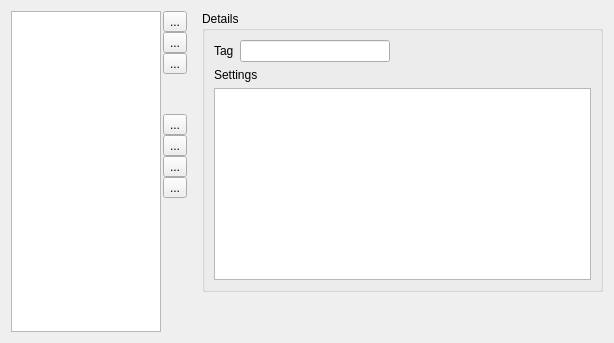
     <widget class="QWidget" name="tab_Presets">
      <attribute name="title">
       <string>Presets</string>
      </attribute>
      <layout class="QGridLayout" name="gridLayout_12">
       <item row="0" column="0">
        <widget class="QFrame" name="frame_2">
         <property name="frameShape">
          <enum>QFrame::NoFrame</enum>
         </property>
         <property name="frameShadow">
          <enum>QFrame::Raised</enum>
         </property>
         <layout class="QHBoxLayout" name="horizontalLayout_6">
          <property name="spacing">
           <number>2</number>
          </property>
          <property name="leftMargin">
           <number>0</number>
          </property>
          <property name="topMargin">
           <number>0</number>
          </property>
          <property name="bottomMargin">
           <number>0</number>
          </property>
          <item>
           <widget class="QListWidget" name="listWidget_Presets">
            <property name="sizePolicy">
             <sizepolicy hsizetype="Fixed" vsizetype="Expanding">
              <horstretch>0</horstretch>
              <verstretch>0</verstretch>
             </sizepolicy>
            </property>
            <property name="minimumSize">
             <size>
              <width>150</width>
              <height>0</height>
             </size>
            </property>
            <property name="maximumSize">
             <size>
              <width>150</width>
              <height>16777215</height>
             </size>
            </property>
           </widget>
          </item>
          <item>
           <layout class="QVBoxLayout" name="verticalLayout_8">
            <property name="spacing">
             <number>0</number>
            </property>
            <item>
             <widget class="QToolButton" name="toolButton_PresetAdd">
              <property name="toolTip">
               <string>Add a file name template.</string>
              </property>
              <property name="text">
               <string>...</string>
              </property>
              <property name="icon">
               <iconset>
                <normalon>images/add_16.png</normalon>
               </iconset>
              </property>
             </widget>
            </item>
            <item>
             <widget class="QToolButton" name="toolButton_PresetCopy">
              <property name="toolTip">
               <string>Copy the selected file name template.</string>
              </property>
              <property name="text">
               <string>...</string>
              </property>
              <property name="icon">
               <iconset>
                <normalon>images/copying_and_distribution_16.png</normalon>
               </iconset>
              </property>
             </widget>
            </item>
            <item>
             <widget class="QToolButton" name="toolButton_PresetDelete">
              <property name="toolTip">
               <string>Delete the selected file name template.</string>
              </property>
              <property name="text">
               <string>...</string>
              </property>
              <property name="icon">
               <iconset>
                <normalon>images/delete_16.png</normalon>
               </iconset>
              </property>
             </widget>
            </item>
            <item>
             <spacer name="verticalSpacer_9">
              <property name="orientation">
               <enum>Qt::Vertical</enum>
              </property>
              <property name="sizeType">
               <enum>QSizePolicy::Fixed</enum>
              </property>
              <property name="sizeHint" stdset="0">
               <size>
                <width>20</width>
                <height>40</height>
               </size>
              </property>
             </spacer>
            </item>
            <item>
             <widget class="QToolButton" name="toolButton_PresetMoveTop">
              <property name="toolTip">
               <string>Move the selected file name template to the top of the list.</string>
              </property>
              <property name="text">
               <string>...</string>
              </property>
              <property name="icon">
               <iconset>
                <normalon>images/move_top_16.png</normalon>
               </iconset>
              </property>
             </widget>
            </item>
            <item>
             <widget class="QToolButton" name="toolButton_PresetUp">
              <property name="toolTip">
               <string>Move the selected file name template up.</string>
              </property>
              <property name="text">
               <string>...</string>
              </property>
              <property name="icon">
               <iconset>
                <normalon>images/move_up_16.png</normalon>
               </iconset>
              </property>
              <property name="autoRepeat">
               <bool>true</bool>
              </property>
              <property name="autoRepeatInterval">
               <number>200</number>
              </property>
             </widget>
            </item>
            <item>
             <widget class="QToolButton" name="toolButton_PresetMoveDown">
              <property name="toolTip">
               <string>Move the selected file name template down.</string>
              </property>
              <property name="text">
               <string>...</string>
              </property>
              <property name="icon">
               <iconset>
                <normalon>images/move_down_16.png</normalon>
               </iconset>
              </property>
              <property name="autoRepeat">
               <bool>true</bool>
              </property>
              <property name="autoRepeatInterval">
               <number>200</number>
              </property>
             </widget>
            </item>
            <item>
             <widget class="QToolButton" name="toolButton_PresetMoveBottom">
              <property name="toolTip">
               <string>Move the selected file name template to the bottom of the list.</string>
              </property>
              <property name="text">
               <string>...</string>
              </property>
              <property name="icon">
               <iconset>
                <normalon>images/move_bottom_16.png</normalon>
               </iconset>
              </property>
             </widget>
            </item>
            <item>
             <spacer name="verticalSpacer_10">
              <property name="orientation">
               <enum>Qt::Vertical</enum>
              </property>
              <property name="sizeHint" stdset="0">
               <size>
                <width>20</width>
                <height>40</height>
               </size>
              </property>
             </spacer>
            </item>
           </layout>
          </item>
         </layout>
        </widget>
       </item>
       <item row="0" column="1">
        <layout class="QVBoxLayout" name="verticalLayout_9">
         <item>
          <widget class="QGroupBox" name="groupBox_PresetDetails">
           <property name="title">
            <string>Details</string>
           </property>
           <layout class="QGridLayout" name="gridLayout_11">
            <item row="0" column="0">
             <widget class="QLabel" name="label_PresetsTag">
              <property name="text">
               <string>Tag</string>
              </property>
              <property name="buddy">
               <cstring>lineEdit_PresetTag</cstring>
              </property>
             </widget>
            </item>
            <item row="0" column="1">
             <widget class="QLineEdit" name="lineEdit_PresetTag">
              <property name="sizePolicy">
               <sizepolicy hsizetype="Fixed" vsizetype="Fixed">
                <horstretch>0</horstretch>
                <verstretch>0</verstretch>
               </sizepolicy>
              </property>
              <property name="minimumSize">
               <size>
                <width>150</width>
                <height>0</height>
               </size>
              </property>
              <property name="maximumSize">
               <size>
                <width>150</width>
                <height>16777215</height>
               </size>
              </property>
             </widget>
            </item>
            <item row="0" column="2">
             <spacer name="horizontalSpacer_14">
              <property name="orientation">
               <enum>Qt::Horizontal</enum>
              </property>
              <property name="sizeHint" stdset="0">
               <size>
                <width>195</width>
                <height>20</height>
               </size>
              </property>
             </spacer>
            </item>
            <item row="1" column="0" colspan="2">
             <widget class="QLabel" name="label_PresetSettings">
              <property name="text">
               <string>Settings</string>
              </property>
             </widget>
            </item>
            <item row="2" column="0" colspan="3">
             <widget class="QPlainTextEdit" name="plainTextEdit_PresetSettings">
              <property name="sizePolicy">
               <sizepolicy hsizetype="Expanding" vsizetype="Fixed">
                <horstretch>0</horstretch>
                <verstretch>0</verstretch>
               </sizepolicy>
              </property>
              <property name="tabChangesFocus">
               <bool>true</bool>
              </property>
             </widget>
            </item>
           </layout>
          </widget>
         </item>
         <item>
          <spacer name="verticalSpacer_11">
           <property name="orientation">
            <enum>Qt::Vertical</enum>
           </property>
           <property name="sizeHint" stdset="0">
            <size>
             <width>20</width>
             <height>40</height>
            </size>
           </property>
          </spacer>
         </item>
        </layout>
       </item>
      </layout>
     </widget>
